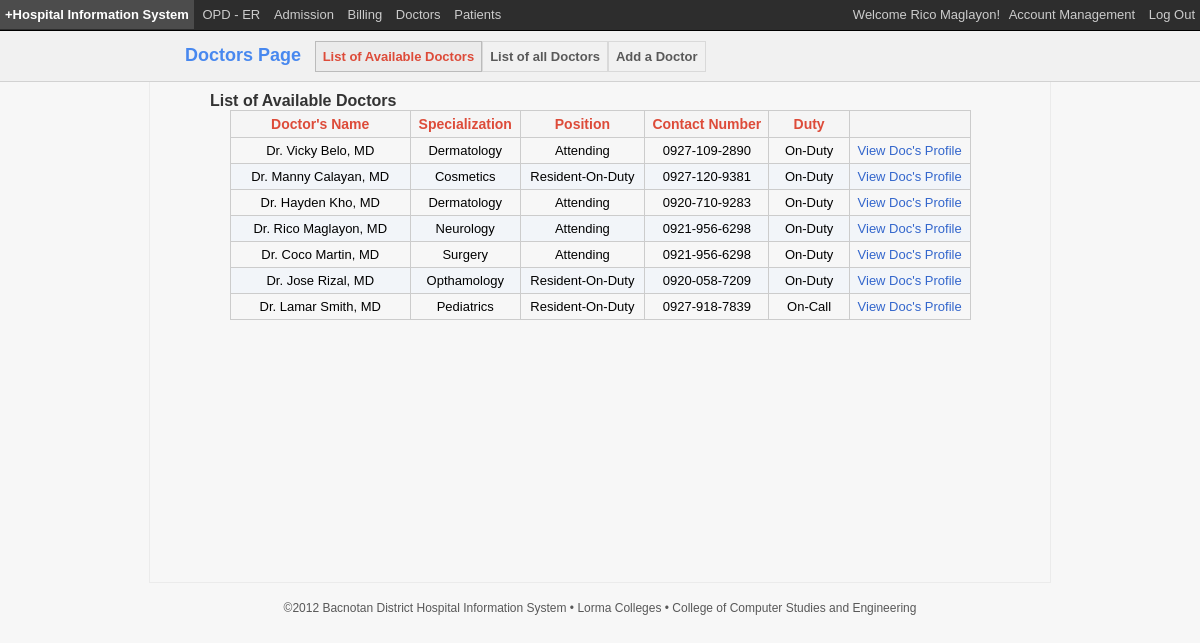
The page /doctors.php (signed in) on the database its author committed.
### tables this page shows
CREATE TABLE IF NOT EXISTS `tblusers` (
  `uid` int(11) NOT NULL AUTO_INCREMENT,
  `firstname` varchar(30) NOT NULL,
  `lastname` varchar(30) NOT NULL,
  `username` varchar(30) NOT NULL,
  `password` varchar(40) NOT NULL,
  `department` varchar(20) NOT NULL,
  `dateregistered` datetime NOT NULL,
  `lastlogin` datetime NOT NULL,
  PRIMARY KEY (`uid`)
);

CREATE TABLE IF NOT EXISTS `tbldoctors` (
  `did` int(11) NOT NULL AUTO_INCREMENT,
  `firstname` varchar(30) NOT NULL,
  `middlename` varchar(30) NOT NULL,
  `lastname` varchar(30) NOT NULL,
  `title` varchar(10) NOT NULL,
  `specialization` varchar(15) NOT NULL,
  `position` varchar(20) NOT NULL,
  `address` varchar(100) NOT NULL,
  `contact` varchar(15) NOT NULL,
  `duty` varchar(10) NOT NULL,
  `professionalfee` int(11) NOT NULL,
  `dateleave` date NOT NULL,
  `dateregistered` datetime NOT NULL,
  PRIMARY KEY (`did`)
);

### functions/user.func.php (called while the page is built, shortened)
<?php
function logged_in(){
	return isset($_SESSION['securedid']);
}
function getUserInfo($uid){
	$uid = (int)$uid;
	$info = array();
	$query = mysql_query("SELECT * FROM tblusers WHERE uid = '$uid' LIMIT 1");
	while ($row = mysql_fetch_assoc($query)){
		$info[] = array(
					'firstname' => $row['firstname'],
					'lastname' => $row['lastname'],
					'username' => $row['username'],
					'priviledge' => $row['department'],
					'dateregistered' => $row['dateregistered'],
					'lastlogin' => $row['lastlogin']
				);
	}
	return $info;
}
?>

### functions/verification.func.php (called while the page is built, shortened)
<?php
function checkPriviledgeBilling($uid){
	$uid = (int)$uid;
	$query = mysql_query("SELECT COUNT('uid') FROM tblusers WHERE uid = $uid AND department='Billing'");
	return (mysql_result($query, 0) == 1) ? true : false;
}
function checkPriviledgePatientCare($uid){
	$uid = (int)$uid;
	$query = mysql_query("SELECT COUNT('uid') FROM tblusers WHERE uid = $uid AND department='Patient Care'");
	return (mysql_result($query, 0) == 1) ? true : false;
}
?>

### functions/doctor.func.php (called while the page is built, shortened)
<?php
function getAllAvDoctors(){
	$drAllList = array();
	$drquery = mysql_query("SELECT * FROM tbldoctors WHERE duty='On-Duty' OR duty='On-Call' ORDER BY lastname ASC");
	while ($row = mysql_fetch_assoc($drquery)){
		$drAllList[] = array(
					'did' => $row['did'],
					'firstname' => $row['firstname'],
					'lastname' => $row['lastname'],
					'title' => $row['title'],
					'specialization' => $row['specialization'],
					'position' => $row['position'],
					'duty'=> $row['duty'],
					'contact'=> $row['contact']
				);
	}
	return $drAllList;
}
?>

### doctors/listavdoctors.inc.php (the view)
<div id="doctorHolder">
	<span class="pageTitle">List of Available Doctors</span>
    <div id="drHolder">
		<div id="drListHolder">
			<div id="rowHeader">
				<div class="leftHeader">Doctor's Name</div>
				<div class="middleHeader" style="width: 100px;">Specialization</div>
				<div class="middleHeader">Position</div>
				<div class="middleHeader">Contact Number</div>
				<div class="rightHeader">Duty</div>
				<div class="optHeader right-border">&nbsp;</div>
			</div>
			<?php
			$drList = getAllAvDoctors();
			$rowCount = 1;
			if(empty($drList)){
			?>
			</div>
		</div>
		<div id="noContentHd">
			<div id="msgNoCnt"><i>There are no doctors available.</i></div>
		</div>
			<?php
			}else{
				foreach ($drList as $dr){
					if ($rowCount == 1){
			?>
			<div class="odd" onclick="window.location = 'viewdoctorprofile.php?did=<?php echo $dr["did"];?>';" title="Click to View Dr. <?php echo $dr["firstname"];?> <?php echo $dr["lastname"];?>'s Profile">
				<div class="leftContent">Dr. <?php echo $dr["firstname"];?> <?php echo $dr["lastname"];?>, <?php echo $dr["title"];?></div>
				<div class="middleContent"><?php echo $dr["specialization"];?></div>
				<div class="middleContent"><?php echo $dr["position"];?></div>
				<div class="middleContent"><?php echo $dr["contact"];?></div>
				<div class="rightContent"><?php echo $dr["duty"];?></div>
				<div class="optContent right-border"><a href="viewdoctorprofile.php?did=<?php echo $dr["did"];?>">View Doc's Profile</a></div>
			</div>
			<?php
				$rowCount=2;
				}else{
			?>
			<div class="even" onclick="window.location = 'viewdoctorprofile.php?did=<?php echo $dr["did"];?>';" title="Click to View Dr. <?php echo $dr["firstname"];?> <?php echo $dr["lastname"];?>'s Profile">
				<div class="leftContent">Dr. <?php echo $dr["firstname"];?> <?php echo $dr["lastname"];?>, <?php echo $dr["title"];?></div>
				<div class="middleContent"><?php echo $dr["specialization"];?></div>
				<div class="middleContent"><?php echo $dr["position"];?></div>
				<div class="middleContent"><?php echo $dr["contact"];?></div>
				<div class="rightContent"><?php echo $dr["duty"];?></div>
				<div class="optContent right-border"><a href="viewdoctorprofile.php?did=<?php echo $dr["did"];?>">View Doc's Profile</a></div>
			</div>
			<?php
					$rowCount=1;
					}
				}
			}
			?>
		</div>
	</div>
</div>

### doctors.php (shortened to what this page needs)
<!DOCTYPE HTML>
<head>
    <link href="css/styleMain.css" rel="stylesheet" type="text/css">
	<link href="css/styleDoctor.css" rel="stylesheet" type="text/css">
</head>
<body>
	<div id="pageContent">
    	<div id="header"><?php include 'templates/header.php'?></div>
        <div id="menuholder"><?php include 'menuholder/doctorsmenu.php';?></div>
        <div id="mainContent" class="clearfix">
		<?php
		$page_dir = 'doctors';
		if (!empty($_GET['ref'])){
			$pages = scandir($page_dir, 0);
			unset($pages[0], $pages[1]);
			$p = $_GET['ref'];
			if(in_array($p.'.inc.php',$pages)){
				include ($page_dir.'/'.$p.'.inc.php');
			}else{
				echo '<font size=2>Sorry, page not found.</font>';
			}
		}else{
			include ($page_dir.'/listavdoctors.inc.php');
		}
		?>
        </div>
        <div id="footer"><?php include 'templates/footer.php'?></div>
    </div>
</body>
</html>

### templates/header.php
<span class="leftMenu">
	<a href="index.php" id="headerTitle"><b>+Hospital Information System</b></a>
<?php if (logged_in()){ ?>
    <a href="opd-er.php">OPD - ER</a>
    <a href="admission.php">Admission</a>
	<?php if(checkPriviledgePatientCare($_SESSION["uid"])===false){?>
    <a href="billing.php">Billing</a>
    <a href="doctors.php">Doctors</a>
	<?php } ?>
	<a href="patients.php">Patients</a>
<?php }?>
</span>
<?php
if (logged_in()){
	$fl = getUserInfo($_SESSION["uid"]);
	foreach ($fl as $r){
		$ufirstname = $r["firstname"];
		$ulastname = $r["lastname"];
	}
?>
<span class="rightMenu">
	Welcome <?php echo $ufirstname;?> <?php echo $ulastname;?>!
	<a href="accountmgmt.php">Account Management</a>
	<a href="logout.php">Log Out</a>
</span>
<?php }?>

### menuholder/doctorsmenu.php
<div id="menu">
<span class="titleMenu">Doctors Page</span>
<?php
	if (!empty($_GET['ref'])){
		$selected = $_GET["ref"];
		if ($selected == "listavdoctors"){
?>
<a href="?ref=listavdoctors" class="selected" title="List of Available Doctors">List of Available Doctors</a><a href="?ref=listdoctors" class="menu" title="List of all Doctors">List of all Doctors</a><?php if(checkPriviledgeBilling($_SESSION['uid'])===false){?><a href="?ref=adddoctor" class="menu" title="Add a Doctor">Add a Doctor</a><?php } ?>
<?php
		}
		if ($selected == "listdoctors"){
?>
<a href="?ref=listavdoctors" class="menu" title="List of Available Doctors">List of Available Doctors</a><a href="?ref=listdoctors" class="selected" title="List of all Doctors">List of all Doctors</a><?php if(checkPriviledgeBilling($_SESSION['uid'])===false){?><a href="?ref=adddoctor" class="menu" title="Add a Doctor">Add a Doctor</a><?php } ?>
<?php
		}
		if ($selected == "adddoctor"){
?>
<a href="?ref=listavdoctors" class="menu" title="List of Available Doctors">List of Available Doctors</a><a href="?ref=listdoctors" class="menu" title="List of all Doctors">List of all Doctors</a><a href="?ref=adddoctor" class="selected" title="Add a Doctor">Add a Doctor</a>
<?php
		}
	}else{
?>
<a href="?ref=listavdoctors" class="selected" title="List of Available Doctors">List of  Available Doctors</a><a href="?ref=listdoctors" class="menu" title="List of all Doctors">List of all Doctors</a><?php if(checkPriviledgeBilling($_SESSION['uid'])===false){?><a href="?ref=adddoctor" class="menu" title="Add a Doctor">Add a Doctor</a><?php } ?>
<?php
	}
?>
</div>

### templates/footer.php
<?php
$yearnow = date("Y");
?>
<span class="footnote">&copy;<?php echo $yearnow;?> Bacnotan District Hospital Information System &bull; Lorma Colleges &bull; College of Computer Studies and Engineering</span>

### css/styleMain.css (style rules this page uses)
* { margin: 0; padding: 0; }
html, body { background:#f7f7f7;-moz-border-radius:3px;-webkit-border-radius:3px;border-radius:3px;background-image:-moz-linear-gradient(top,#ffffff 0,#f1f1f1 100%);background-image:-ms-linear-gradient(top,#ffffff 0,#f1f1f1 100%);background-image:-o-linear-gradient(top,#ffffff 0,#f1f1f1 100%);background-repeat:repeat-y; min-height: 650px; }
#header { font-family: Arial,sans-serif; font-size: 13px; color: #ccc; background-color: #2d2d2d; width: 100%; height: 30px ; line-height: 30px; position: fixed; z-index: 1000; top: 0px; border-bottom: 1px solid #000; }
#headerTitle { color: #fff; }
.leftMenu { float: left; text-align: left; }
.rightMenu { float: right; text-align: right; }
.leftMenu a, .rightMenu a { display:inline-block; text-decoration: none; font-size: 13px; color:#cccccc; line-height:25px; padding: 2px 5px 2px 5px; }
#menuholder { font-family: Arial,sans-serif; font-size: 13px; color: #ccc; background-color: #f1f1f1; width: 100%; position: relative; margin-top: 30px; height: 50px; border-top: 1px solid #d2d2d2; border-bottom: 1px solid #d2d2d2;; }
.titleMenu { color: #4888ef; font-size: 18px; font-weight:bold; margin-right: 10px; }
#menu { width: 830px; margin: auto; margin-top: 10px; }
.menu { display:inline-block; text-decoration: none; font-weight: bold; font-size: 13px; color:#595959; line-height:25px; padding: 2px 7px 2px 7px; border: 1px solid #d9d9d9; }
.selected { display:inline-block; text-decoration: none; font-size: 13px; font-weight: bold; background-color: #ebebeb; color: #dd4b39; line-height:25px; padding: 2px 7px 2px 7px; border: 1px solid #bbbbbb; }
#mainContent { font-family: Arial,sans-serif; font-size: 13px; min-height: 500px; width: 900px; border: 1px solid #ebebeb; position: relative; border-top: none; margin-left: auto; margin-right: auto; }
.pageTitle { font-family: Arial,sans-serif; color: #333333; font-size: 16px; font-weight: bold; }
#footer { font-family: Arial,sans-serif; width: 900px; margin-top: 15px; margin-left: auto; margin-right: auto; text-align: center; }
.footnote { font-size: 12px; color: #585858; }
.clearfix:after { content: "."; display: block; height: 0; clear: both; visibility: hidden; }
.clearfix { display: inline-block; }
.clearfix { display: block; }

### css/styleDoctor.css (style rules this page uses)
#doctorHolder { margin: auto; width: 780px; padding: 10px 60px 10px 60px; }
#doctorHolder a { font-family: Arial,sans-serif; font-size: 13px; color: #3366cc; }
#doctorHolder a:link { font-family: Arial,sans-serif; font-size: 13px; text-decoration: none; }
#drHolder { font-family: Arial,sans-serif; width: 95%; margin: auto; }
#drListHolder { display: table; margin: auto; }
.odd, #rowHeader { display: table-row; }
.even { display: table-row; background-color: #f2f5f9; cursor: pointer; }
.odd { cursor: pointer; }
.leftHeader { width: 200px; }
.middleHeader { width: 130px; }
.rightHeader { width: 80px; }
.optHeader { width: 130px; }
.leftHeader, .rightHeader, .middleHeader, .optHeader { font-family: Arial,sans-serif; display: table-cell; background-color: #f5f5f5; color: #dd4b39; font-size: 14px; font-weight: bold; text-align: center; padding: 5px; border: 1px solid #ccc; border-right: none; border-collapse: collapse; }
.leftContent, .rightContent, .middleContent, .optContent { font-family: Arial,sans-serif; display: table-cell; font-size: 13px; text-align: center; padding: 5px; border: 1px solid #ccc; border-right: none; border-top: none; border-collapse: collapse; }
div.right-border { border-right: 1px solid #ccc; }

### rows shown on the page
tblusers: firstname "Rico", lastname "Maglayon"
tbldoctors: firstname "Vicky", lastname "Belo", title "MD", specialization "Dermatology", position "Attending", contact "0927-109-2890", duty "On-Duty"
tbldoctors: firstname "Manny", lastname "Calayan", title "MD", specialization "Cosmetics", position "Resident-On-Duty", contact "0927-120-9381", duty "On-Duty"
tbldoctors: firstname "Hayden", lastname "Kho", title "MD", specialization "Dermatology", position "Attending", contact "0920-710-9283", duty "On-Duty"
tbldoctors: firstname "Rico", lastname "Maglayon", title "MD", specialization "Neurology", position "Attending", contact "0921-956-6298", duty "On-Duty"
tbldoctors: firstname "Coco", lastname "Martin", title "MD", specialization "Surgery", position "Attending", contact "0921-956-6298", duty "On-Duty"
tbldoctors: firstname "Jose", lastname "Rizal", title "MD", specialization "Opthamology", position "Resident-On-Duty", contact "0920-058-7209", duty "On-Duty"
tbldoctors: firstname "Lamar", lastname "Smith", title "MD", specialization "Pediatrics", position "Resident-On-Duty", contact "0927-918-7839", duty "On-Call"
